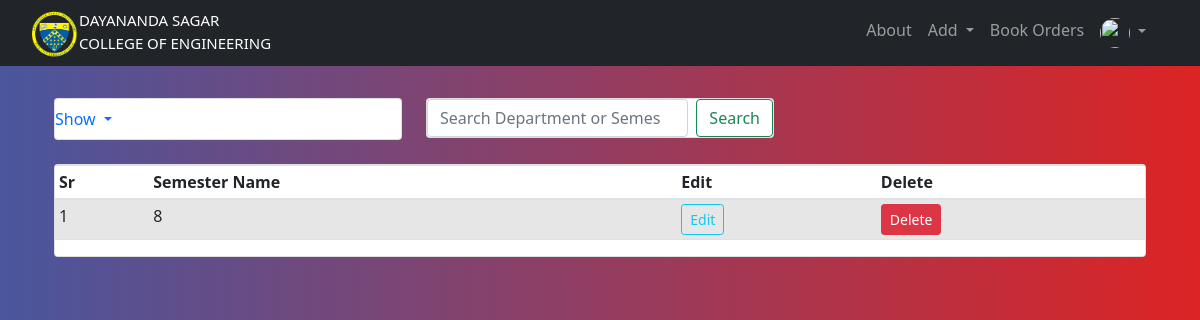
The page /semesters (signed in) on the database as committed earlier.
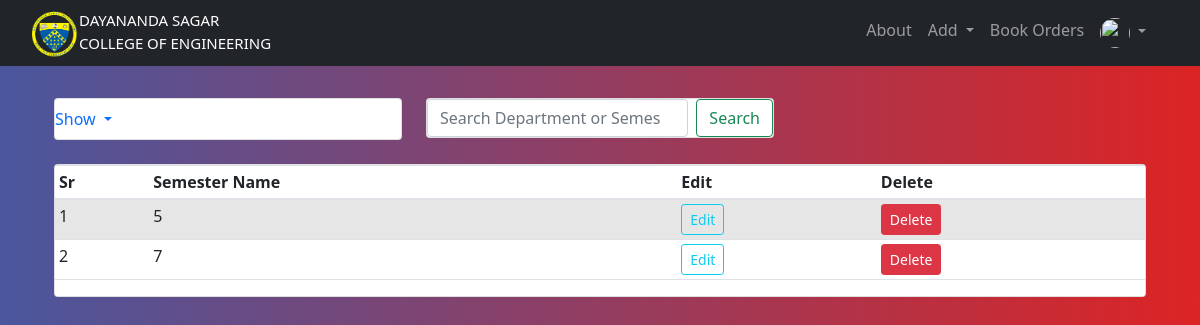
The same page on the database as committed later.
### website/models.py (models this page shows)
class Semester(db.Model):
        __searchable__ = ['name']
        id = db.Column(db.Integer, primary_key = True)
        name = db.Column(db.String(30), nullable = False, unique = True)

### website/show.py (the view)
@show.route('/semesters')
@login_required
@requires_access_level("admin")
def semesters():
    se = Semester.query.order_by(Semester.id.desc()).all()
    return render_template('departments.html', title="Semesters Page",semesters=se,user=current_user)

### website/models.py (called while the page is built)
        def get_urole(self):
                return self.urole

### website/views.py (called while the page is built)
def requires_access_level(access_level):
    def decorator(f):
        @wraps(f)
        def decorated_function(*args, **kwargs):
            if not current_user.is_authenticated:
                flash('Login to Access', 'error')
                return redirect(url_for('views.home'))
            if current_user.get_urole()!=access_level:
                logout_user()
                flash('You do not have access to this resource. You have been automatically Logged Out', 'error')
                return redirect(url_for('views.home'))
            return f(*args, **kwargs)
        return decorated_function
    return decorator

### website/templates/departments.html (shortened to what this page needs)
{% extends "base.html" %} {% block title %}D & S{% endblock %}
{% block content %}
<br>
<br>
<br>
<div class="container">
  <div class="row">
      <div class="col-md-4">
          <div class="card mt-100">
              <ul class="navbar-nav me-auto mb-2 mb-lg-0">
              <li class="nav-item dropdown">
                  <a class="nav-link dropdown-toggle" href="#" id="navbarDropdown" role="button" data-bs-toggle="dropdown" aria-expanded="false">
                    Show
                  </a>
                </li>
              </ul>
          </div>
      </div>
      <div class="col-md-4">
        <div class="card mt-100">
          <form class="d-flex">
            <input class="form-control me-2" type="search" placeholder="Search Department or Semester" aria-label="Search">
            <button class="btn btn-outline-success" type="submit">Search</button>
          </form>
        </div>
    </div>
  </div>
  </div>
  <br/>
<div class="container">
    <div class="card">
  <table class="table table-sm table-condensed table-striped table-hover">
    {% if departments %}
    <thead>
        <th>Sr</th>
        <th>Department Name</th>
        <th>Edit</th>
        <th>Delete</th>
      </thead>
    <tbody>
      {% for department in departments %}
      <tr>
        <td>{{loop.index}}</td>
        <td>{{department.name}}</td>
        <td><a href="{{url_for('add.updatedepartment', id = department.id)}}" class="btn btn-sm btn-outline-info">Edit</a></td>
        <td>
          <button type="button" class="btn btn-danger btn-sm" data-toggle="modal" data-target="#exampleModal-{{department.id}}">
            Delete
          </button>
        </td>
      </tr>
<div class="modal fade" id="exampleModal-{{department.id}}" tabindex="-1" role="dialog" aria-labelledby="exampleModalLabel" aria-hidden="true">
  <div class="modal-dialog" role="document">
    <div class="modal-content">
      <div class="modal-header">
        <h5 class="modal-title" id="exampleModalLabel">{{department.name}}</h5>
        <button type="button" class="close" data-dismiss="modal" aria-label="Close">
          <span aria-hidden="true">&times;</span>
        </button>
      </div>
      <div class="modal-body">
        <span class="text-danger">Are you sure that you want to delete this Department {{department.name}}</span>
      </div>
      <div class="modal-footer">
        <button type="button" class="btn btn-warning btn-sm" data-dismiss="modal">Cancel</button>
        <form action="{{url_for('add.deletedepartment', id = department.id )}}" method="POST">
        <button type="submit" class="btn btn-danger btn-sm">Delete</button>
      </form>
      </div>
    </div>
  </div>
</div>
      {% endfor %}
      {% else %}
      <thead>
        <th>Sr</th>
        <th>Semester Name</th>
        <th>Edit</th>
        <th>Delete</th>
      </thead>
    <tbody>
      {% for semester in semesters %}
      <tr>
        <td>{{loop.index}}</td>
        <td>{{semester.name}}</td>
        <td><a href="{{url_for('add.updatesemester', id = semester.id)}}" class="btn btn-sm btn-outline-info">Edit</a></td>
        <td>
          <button type="button" class="btn btn-danger btn-sm" data-toggle="modal" data-target="#exampleModal-{{semester.id}}">
            Delete
          </button>
        </td>
      </tr>
      {% endfor %}
      {% endif %}
    </tbody>
  </table>
</div>
</div>
{% endblock %}

Rows that differ between the two databases and show on the page:
added Semester: name "5"
changed Semester (number 2 of 2 on the later page): name "8" → "7"
